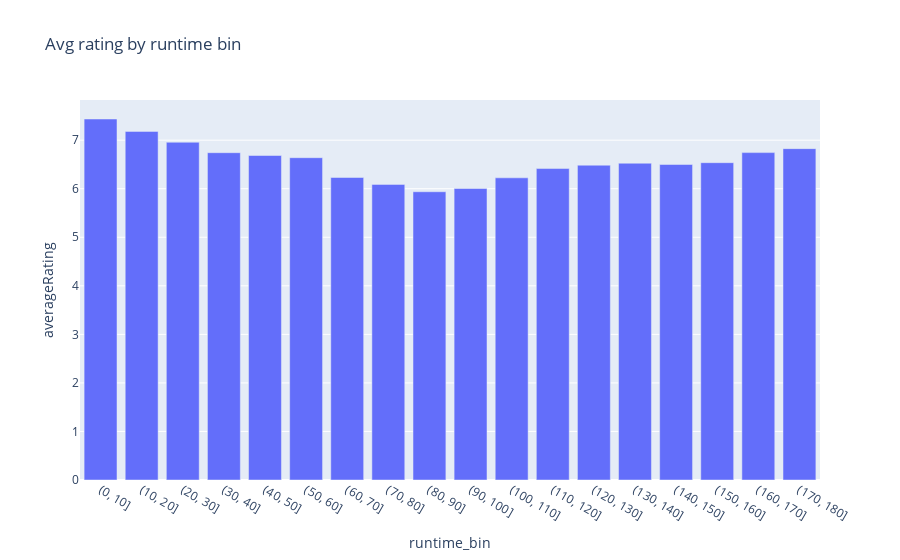

The notebook cell saved with this chart:
### Code cell
fig = px.bar(avg_rating_by_runtime_bin, x="runtime_bin", y="averageRating", title='Avg rating by runtime bin')
fig.show()

### Figure 1 — Plotly figure (JSON) as saved in the notebook; plotly's stock layout.template omitted (floating-point values rounded to 4 significant figures)
{"data": [{"alignmentgroup": "True", "hovertemplate": "runtime_bin=%{x}<br>averageRating=%{y}<extra></extra>", "legendgroup": "", "marker": {"color": "#636efa", "pattern": {"shape": ""}}, "name": "", "offsetgroup": "", "orientation": "v", "showlegend": false, "textposition": "auto", "type": "bar", "x": ["(0, 10]", "(10, 20]", "(20, 30]", "(30, 40]", "(40, 50]", "(50, 60]", "(60, 70]", "(70, 80]", "(80, 90]", "(90, 100]", "(100, 110]", "(110, 120]", "(120, 130]", "(130, 140]", "(140, 150]", "(150, 160]", "(160, 170]", "(170, 180]"], "xaxis": "x", "y": [7.436, 7.181, 6.958, 6.742, 6.684, 6.639, 6.231, 6.089, 5.938, 6.004, 6.225, 6.415, 6.485, 6.525, 6.499, 6.537, 6.744, 6.826], "yaxis": "y"}], "layout": {"barmode": "relative", "legend": {"tracegroupgap": 0}, "title": {"text": "Avg rating by runtime bin"}, "xaxis": {"anchor": "y", "domain": [0, 1], "title": {"text": "runtime_bin"}}, "yaxis": {"anchor": "x", "domain": [0, 1], "title": {"text": "averageRating"}}}}
